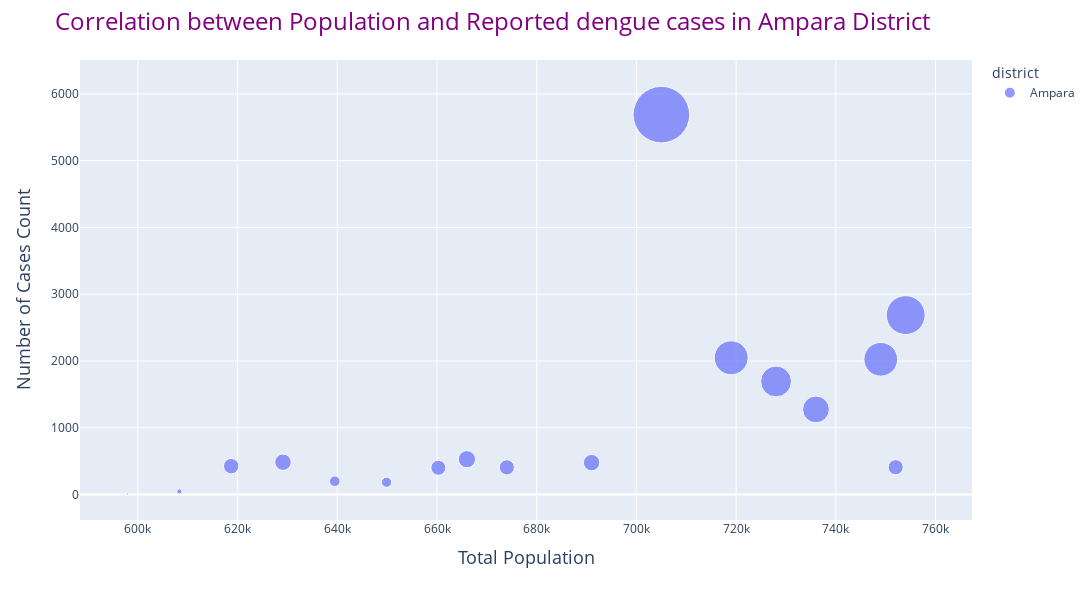

Notebook source saved alongside this figure:
### Code cell
# Slot in any of the district to get your result (For example - Ampara and Vavuniya)

plot_cases_by_district(merged_df, 'Ampara')

### Figure 1 — Plotly figure (JSON) as saved in the notebook; plotly's stock layout.template omitted (floating-point values rounded to 4 significant figures)
{"data": [{"hovertemplate": "<b>%{hovertext}</b><br><br>district=Ampara<br>total_population=%{x}<br>reported_cases_count=%{marker.size}<extra></extra>", "hovertext": [2007, 2008, 2009, 2010, 2011, 2012, 2013, 2014, 2015, 2016, 2017, 2018, 2019, 2020, 2021, 2022, 2023], "legendgroup": "Ampara", "marker": {"color": "#636efa", "size": [8, 47, 425, 484, 199, 184, 401, 529, 407, 478, 5689, 2048, 1693, 1275, 409, 2687, 2025], "sizemode": "area", "sizeref": 3.556, "symbol": "circle"}, "mode": "markers", "name": "Ampara", "orientation": "v", "showlegend": true, "type": "scatter", "x": [597939, 608327, 618715, 629103, 639491, 649879, 660267, 666000, 674000, 691000, 705000, 719000, 728000, 736000, 752000, 754000, 749000], "xaxis": "x", "y": [8, 47, 425, 484, 199, 184, 401, 529, 407, 478, 5689, 2048, 1693, 1275, 409, 2687, 2025], "yaxis": "y"}], "layout": {"height": 600, "legend": {"itemsizing": "constant", "title": {"text": "district"}, "tracegroupgap": 0}, "margin": {"t": 60}, "title": {"font": {"color": "purple", "size": 24}, "text": "Correlation between Population and Reported dengue cases in Ampara District"}, "width": 1200, "xaxis": {"anchor": "y", "autorange": true, "domain": [0, 1], "range": [588500.0, 766800.0], "title": {"font": {"size": 18}, "text": "Total Population "}, "type": "linear"}, "yaxis": {"anchor": "x", "autorange": true, "domain": [0, 1], "range": [-381.3, 6507.0], "title": {"font": {"size": 18}, "text": "Number of Cases Count"}, "type": "linear"}}}
